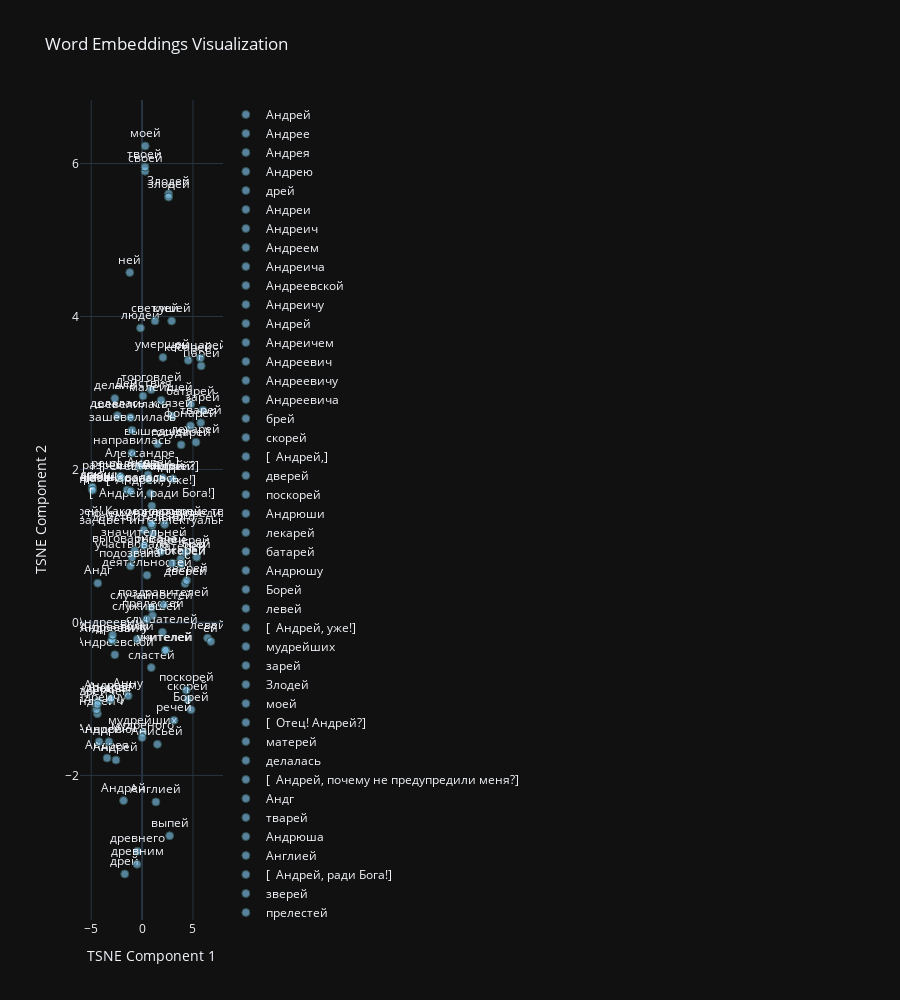

This figure's notebook cell:
### Code cell
near1, embeds = model.k_Nearest(all_words_idx, word1_idx, k=100, use_cosine=True, return_embed=True)
model.plot_embeddings([tokenizer.real_words[near1_idx] for near1_idx in near1], embeds)

### Figure 1 — Plotly figure (JSON) as saved in the notebook; plotly's stock layout.template omitted (floating-point values rounded to 4 significant figures)
{"data": [{"marker": {"color": "rgba(135, 206, 250, 0.6)", "line": {"color": "DarkSlateGrey", "width": 1}, "size": 8}, "mode": "markers+text", "name": "Андрей", "text": ["Андрей"], "textposition": "top center", "type": "scatter", "x": [-2.567], "y": [-1.8]}, {"marker": {"color": "rgba(135, 206, 250, 0.6)", "line": {"color": "DarkSlateGrey", "width": 1}, "size": 8}, "mode": "markers+text", "name": "Андрее", "text": ["Андрее"], "textposition": "top center", "type": "scatter", "x": [-3.16], "y": [-1.014]}, {"marker": {"color": "rgba(135, 206, 250, 0.6)", "line": {"color": "DarkSlateGrey", "width": 1}, "size": 8}, "mode": "markers+text", "name": "Андрея", "text": ["Андрея"], "textposition": "top center", "type": "scatter", "x": [-3.437], "y": [-1.773]}, {"marker": {"color": "rgba(135, 206, 250, 0.6)", "line": {"color": "DarkSlateGrey", "width": 1}, "size": 8}, "mode": "markers+text", "name": "Андрею", "text": ["Андрею"], "textposition": "top center", "type": "scatter", "x": [-3.26], "y": [-1.56]}, {"marker": {"color": "rgba(135, 206, 250, 0.6)", "line": {"color": "DarkSlateGrey", "width": 1}, "size": 8}, "mode": "markers+text", "name": "дрей", "text": ["дрей"], "textposition": "top center", "type": "scatter", "x": [-1.701], "y": [-3.289]}, {"marker": {"color": "rgba(135, 206, 250, 0.6)", "line": {"color": "DarkSlateGrey", "width": 1}, "size": 8}, "mode": "markers+text", "name": "Андреи", "text": ["Андреи"], "textposition": "top center", "type": "scatter", "x": [-4.215], "y": [-1.559]}, {"marker": {"color": "rgba(135, 206, 250, 0.6)", "line": {"color": "DarkSlateGrey", "width": 1}, "size": 8}, "mode": "markers+text", "name": "Андреич", "text": ["Андреич"], "textposition": "top center", "type": "scatter", "x": [-4.39], "y": [-1.193]}, {"marker": {"color": "rgba(135, 206, 250, 0.6)", "line": {"color": "DarkSlateGrey", "width": 1}, "size": 8}, "mode": "markers+text", "name": "Андреем", "text": ["Андреем"], "textposition": "top center", "type": "scatter", "x": [-3.066], "y": [-0.993]}, {"marker": {"color": "rgba(135, 206, 250, 0.6)", "line": {"color": "DarkSlateGrey", "width": 1}, "size": 8}, "mode": "markers+text", "name": "Андреича", "text": ["Андреича"], "textposition": "top center", "type": "scatter", "x": [-4.317], "y": [-1.029]}, {"marker": {"color": "rgba(135, 206, 250, 0.6)", "line": {"color": "DarkSlateGrey", "width": 1}, "size": 8}, "mode": "markers+text", "name": "Андреевской", "text": ["Андреевской"], "textposition": "top center", "type": "scatter", "x": [-2.677], "y": [-0.4221]}, {"marker": {"color": "rgba(135, 206, 250, 0.6)", "line": {"color": "DarkSlateGrey", "width": 1}, "size": 8}, "mode": "markers+text", "name": "Андреичу", "text": ["Андреичу"], "textposition": "top center", "type": "scatter", "x": [-4.476], "y": [-1.14]}, {"marker": {"color": "rgba(135, 206, 250, 0.6)", "line": {"color": "DarkSlateGrey", "width": 1}, "size": 8}, "mode": "markers+text", "name": "Aндрей", "text": ["Aндрей"], "textposition": "top center", "type": "scatter", "x": [-1.82], "y": [-2.329]}, {"marker": {"color": "rgba(135, 206, 250, 0.6)", "line": {"color": "DarkSlateGrey", "width": 1}, "size": 8}, "mode": "markers+text", "name": "Андреичем", "text": ["Андреичем"], "textposition": "top center", "type": "scatter", "x": [-4.401], "y": [-1.071]}, {"marker": {"color": "rgba(135, 206, 250, 0.6)", "line": {"color": "DarkSlateGrey", "width": 1}, "size": 8}, "mode": "markers+text", "name": "Андреевич", "text": ["Андреевич"], "textposition": "top center", "type": "scatter", "x": [-2.894], "y": [-0.2405]}, {"marker": {"color": "rgba(135, 206, 250, 0.6)", "line": {"color": "DarkSlateGrey", "width": 1}, "size": 8}, "mode": "markers+text", "name": "Андреевичу", "text": ["Андреевичу"], "textposition": "top center", "type": "scatter", "x": [-2.971], "y": [-0.2251]}, {"marker": {"color": "rgba(135, 206, 250, 0.6)", "line": {"color": "DarkSlateGrey", "width": 1}, "size": 8}, "mode": "markers+text", "name": "Андреевича", "text": ["Андреевича"], "textposition": "top center", "type": "scatter", "x": [-2.895], "y": [-0.1656]}, {"marker": {"color": "rgba(135, 206, 250, 0.6)", "line": {"color": "DarkSlateGrey", "width": 1}, "size": 8}, "mode": "markers+text", "name": "брей", "text": ["брей"], "textposition": "top center", "type": "scatter", "x": [5.364], "y": [0.8532]}, {"marker": {"color": "rgba(135, 206, 250, 0.6)", "line": {"color": "DarkSlateGrey", "width": 1}, "size": 8}, "mode": "markers+text", "name": "скорей", "text": ["скорей"], "textposition": "top center", "type": "scatter", "x": [4.49], "y": [-1.006]}, {"marker": {"color": "rgba(135, 206, 250, 0.6)", "line": {"color": "DarkSlateGrey", "width": 1}, "size": 8}, "mode": "markers+text", "name": "[  Андрей,]", "text": ["[  Андрей,]"], "textposition": "top center", "type": "scatter", "x": [0.5737], "y": [1.93]}, {"marker": {"color": "rgba(135, 206, 250, 0.6)", "line": {"color": "DarkSlateGrey", "width": 1}, "size": 8}, "mode": "markers+text", "name": "дверей", "text": ["дверей"], "textposition": "top center", "type": "scatter", "x": [4.224], "y": [0.5091]}, {"marker": {"color": "rgba(135, 206, 250, 0.6)", "line": {"color": "DarkSlateGrey", "width": 1}, "size": 8}, "mode": "markers+text", "name": "поскорей", "text": ["поскорей"], "textposition": "top center", "type": "scatter", "x": [4.344], "y": [-0.8855]}, {"marker": {"color": "rgba(135, 206, 250, 0.6)", "line": {"color": "DarkSlateGrey", "width": 1}, "size": 8}, "mode": "markers+text", "name": "Андрюши", "text": ["Андрюши"], "textposition": "top center", "type": "scatter", "x": [-4.905], "y": [1.755]}, {"marker": {"color": "rgba(135, 206, 250, 0.6)", "line": {"color": "DarkSlateGrey", "width": 1}, "size": 8}, "mode": "markers+text", "name": "лекарей", "text": ["лекарей"], "textposition": "top center", "type": "scatter", "x": [5.296], "y": [2.356]}, {"marker": {"color": "rgba(135, 206, 250, 0.6)", "line": {"color": "DarkSlateGrey", "width": 1}, "size": 8}, "mode": "markers+text", "name": "батарей", "text": ["батарей"], "textposition": "top center", "type": "scatter", "x": [4.784], "y": [2.854]}, {"marker": {"color": "rgba(135, 206, 250, 0.6)", "line": {"color": "DarkSlateGrey", "width": 1}, "size": 8}, "mode": "markers+text", "name": "Андрюшу", "text": ["Андрюшу"], "textposition": "top center", "type": "scatter", "x": [-4.888], "y": [1.772]}, {"marker": {"color": "rgba(135, 206, 250, 0.6)", "line": {"color": "DarkSlateGrey", "width": 1}, "size": 8}, "mode": "markers+text", "name": "Борей", "text": ["Борей"], "textposition": "top center", "type": "scatter", "x": [4.818], "y": [-1.14]}, {"marker": {"color": "rgba(135, 206, 250, 0.6)", "line": {"color": "DarkSlateGrey", "width": 1}, "size": 8}, "mode": "markers+text", "name": "левей", "text": ["левей"], "textposition": "top center", "type": "scatter", "x": [6.434], "y": [-0.2043]}, {"marker": {"color": "rgba(135, 206, 250, 0.6)", "line": {"color": "DarkSlateGrey", "width": 1}, "size": 8}, "mode": "markers+text", "name": "[  Андрей, уже!]", "text": ["[  Андрей, уже!]"], "textposition": "top center", "type": "scatter", "x": [0.8294], "y": [1.687]}, {"marker": {"color": "rgba(135, 206, 250, 0.6)", "line": {"color": "DarkSlateGrey", "width": 1}, "size": 8}, "mode": "markers+text", "name": "мудрейших", "text": ["мудрейших"], "textposition": "top center", "type": "scatter", "x": [0.07251], "y": [-1.44]}, {"marker": {"color": "rgba(135, 206, 250, 0.6)", "line": {"color": "DarkSlateGrey", "width": 1}, "size": 8}, "mode": "markers+text", "name": "зарей", "text": ["зарей"], "textposition": "top center", "type": "scatter", "x": [5.985], "y": [2.774]}, {"marker": {"color": "rgba(135, 206, 250, 0.6)", "line": {"color": "DarkSlateGrey", "width": 1}, "size": 8}, "mode": "markers+text", "name": "Злодей", "text": ["Злодей"], "textposition": "top center", "type": "scatter", "x": [2.608], "y": [5.604]}, {"marker": {"color": "rgba(135, 206, 250, 0.6)", "line": {"color": "DarkSlateGrey", "width": 1}, "size": 8}, "mode": "markers+text", "name": "моей", "text": ["моей"], "textposition": "top center", "type": "scatter", "x": [0.3105], "y": [6.229]}, {"marker": {"color": "rgba(135, 206, 250, 0.6)", "line": {"color": "DarkSlateGrey", "width": 1}, "size": 8}, "mode": "markers+text", "name": "[  Отец! Андрей?]", "text": ["[  Отец! Андрей?]"], "textposition": "top center", "type": "scatter", "x": [0.6467], "y": [1.874]}, {"marker": {"color": "rgba(135, 206, 250, 0.6)", "line": {"color": "DarkSlateGrey", "width": 1}, "size": 8}, "mode": "markers+text", "name": "матерей", "text": ["матерей"], "textposition": "top center", "type": "scatter", "x": [3.803], "y": [0.8289]}, {"marker": {"color": "rgba(135, 206, 250, 0.6)", "line": {"color": "DarkSlateGrey", "width": 1}, "size": 8}, "mode": "markers+text", "name": "делалась", "text": ["делалась"], "textposition": "top center", "type": "scatter", "x": [-2.423], "y": [2.704]}, {"marker": {"color": "rgba(135, 206, 250, 0.6)", "line": {"color": "DarkSlateGrey", "width": 1}, "size": 8}, "mode": "markers+text", "name": "[  Андрей, почему не предупредили меня?]", "text": ["[  Андрей, почему не предупредили меня?]"], "textposition": "top center", "type": "scatter", "x": [0.9864], "y": [1.267]}, {"marker": {"color": "rgba(135, 206, 250, 0.6)", "line": {"color": "DarkSlateGrey", "width": 1}, "size": 8}, "mode": "markers+text", "name": "Андг", "text": ["Андг"], "textposition": "top center", "type": "scatter", "x": [-4.353], "y": [0.5134]}, {"marker": {"color": "rgba(135, 206, 250, 0.6)", "line": {"color": "DarkSlateGrey", "width": 1}, "size": 8}, "mode": "markers+text", "name": "тварей", "text": ["тварей"], "textposition": "top center", "type": "scatter", "x": [5.765], "y": [2.611]}, {"marker": {"color": "rgba(135, 206, 250, 0.6)", "line": {"color": "DarkSlateGrey", "width": 1}, "size": 8}, "mode": "markers+text", "name": "Андрюша", "text": ["Андрюша"], "textposition": "top center", "type": "scatter", "x": [-4.868], "y": [1.729]}, {"marker": {"color": "rgba(135, 206, 250, 0.6)", "line": {"color": "DarkSlateGrey", "width": 1}, "size": 8}, "mode": "markers+text", "name": "Англией", "text": ["Англией"], "textposition": "top center", "type": "scatter", "x": [1.355], "y": [-2.346]}, {"marker": {"color": "rgba(135, 206, 250, 0.6)", "line": {"color": "DarkSlateGrey", "width": 1}, "size": 8}, "mode": "markers+text", "name": "[  Андрей, ради Бога!]", "text": ["[  Андрей, ради Бога!]"], "textposition": "top center", "type": "scatter", "x": [0.9625], "y": [1.524]}, {"marker": {"color": "rgba(135, 206, 250, 0.6)", "line": {"color": "DarkSlateGrey", "width": 1}, "size": 8}, "mode": "markers+text", "name": "зверей", "text": ["зверей"], "textposition": "top center", "type": "scatter", "x": [4.382], "y": [0.5485]}, {"marker": {"color": "rgba(135, 206, 250, 0.6)", "line": {"color": "DarkSlateGrey", "width": 1}, "size": 8}, "mode": "markers+text", "name": "прелестей", "text": ["прелестей"], "textposition": "top center", "type": "scatter", "x": [1.025], "y": [0.08961]}, {"marker": {"color": "rgba(135, 206, 250, 0.6)", "line": {"color": "DarkSlateGrey", "width": 1}, "size": 8}, "mode": "markers+text", "name": "делала", "text": ["делала"], "textposition": "top center", "type": "scatter", "x": [-2.675], "y": [2.928]}, {"marker": {"color": "rgba(135, 206, 250, 0.6)", "line": {"color": "DarkSlateGrey", "width": 1}, "size": 8}, "mode": "markers+text", "name": "царей", "text": ["царей"], "textposition": "top center", "type": "scatter", "x": [5.813], "y": [3.354]}, {"marker": {"color": "rgba(135, 206, 250, 0.6)", "line": {"color": "DarkSlateGrey", "width": 1}, "size": 8}, "mode": "markers+text", "name": "вышедшей", "text": ["вышедшей"], "textposition": "top center", "type": "scatter", "x": [1.518], "y": [2.334]}, {"marker": {"color": "rgba(135, 206, 250, 0.6)", "line": {"color": "DarkSlateGrey", "width": 1}, "size": 8}, "mode": "markers+text", "name": "потерей", "text": ["потерей"], "textposition": "top center", "type": "scatter", "x": [3.832], "y": [0.7665]}, {"marker": {"color": "rgba(135, 206, 250, 0.6)", "line": {"color": "DarkSlateGrey", "width": 1}, "size": 8}, "mode": "markers+text", "name": "[  сливки настоящего хорошего общества, цвет интеллектуальной эссенции петербургского общества,]", "text": ["[  сливки настоящего хорошего общества, цвет интеллектуальной эссенции петербургского общества,]"], "textposition": "top center", "type": "scatter", "x": [1.078], "y": [1.164]}, {"marker": {"color": "rgba(135, 206, 250, 0.6)", "line": {"color": "DarkSlateGrey", "width": 1}, "size": 8}, "mode": "markers+text", "name": "торговлей", "text": ["торговлей"], "textposition": "top center", "type": "scatter", "x": [0.8945], "y": [3.043]}, {"marker": {"color": "rgba(135, 206, 250, 0.6)", "line": {"color": "DarkSlateGrey", "width": 1}, "size": 8}, "mode": "markers+text", "name": "слушателей", "text": ["слушателей"], "textposition": "top center", "type": "scatter", "x": [2.004], "y": [-0.1276]}, {"marker": {"color": "rgba(135, 206, 250, 0.6)", "line": {"color": "DarkSlateGrey", "width": 1}, "size": 8}, "mode": "markers+text", "name": "дочерей", "text": ["дочерей"], "textposition": "top center", "type": "scatter", "x": [4.233], "y": [0.9134]}, {"marker": {"color": "rgba(135, 206, 250, 0.6)", "line": {"color": "DarkSlateGrey", "width": 1}, "size": 8}, "mode": "markers+text", "name": "государей", "text": ["государей"], "textposition": "top center", "type": "scatter", "x": [3.841], "y": [2.322]}, {"marker": {"color": "rgba(135, 206, 250, 0.6)", "line": {"color": "DarkSlateGrey", "width": 1}, "size": 8}, "mode": "markers+text", "name": "князей", "text": ["князей"], "textposition": "top center", "type": "scatter", "x": [2.961], "y": [2.698]}, {"marker": {"color": "rgba(135, 206, 250, 0.6)", "line": {"color": "DarkSlateGrey", "width": 1}, "size": 8}, "mode": "markers+text", "name": "[  Ax, Андрей! Какое сокровище твоя жена,]", "text": ["[  Ax, Андрей! Какое сокровище твоя жена,]"], "textposition": "top center", "type": "scatter", "x": [0.9294], "y": [1.291]}, {"marker": {"color": "rgba(135, 206, 250, 0.6)", "line": {"color": "DarkSlateGrey", "width": 1}, "size": 8}, "mode": "markers+text", "name": "ней", "text": ["ней"], "textposition": "top center", "type": "scatter", "x": [-1.207], "y": [4.575]}, {"marker": {"color": "rgba(135, 206, 250, 0.6)", "line": {"color": "DarkSlateGrey", "width": 1}, "size": 8}, "mode": "markers+text", "name": "тысячей", "text": ["тысячей"], "textposition": "top center", "type": "scatter", "x": [1.831], "y": [0.9258]}, {"marker": {"color": "rgba(135, 206, 250, 0.6)", "line": {"color": "DarkSlateGrey", "width": 1}, "size": 8}, "mode": "markers+text", "name": "Анисьей", "text": ["Анисьей"], "textposition": "top center", "type": "scatter", "x": [1.508], "y": [-1.593]}, {"marker": {"color": "rgba(135, 206, 250, 0.6)", "line": {"color": "DarkSlateGrey", "width": 1}, "size": 8}, "mode": "markers+text", "name": "Александре", "text": ["Александре"], "textposition": "top center", "type": "scatter", "x": [-0.1982], "y": [2.043]}, {"marker": {"color": "rgba(135, 206, 250, 0.6)", "line": {"color": "DarkSlateGrey", "width": 1}, "size": 8}, "mode": "markers+text", "name": "древнего", "text": ["древнего"], "textposition": "top center", "type": "scatter", "x": [-0.4688], "y": [-2.991]}, {"marker": {"color": "rgba(135, 206, 250, 0.6)", "line": {"color": "DarkSlateGrey", "width": 1}, "size": 8}, "mode": "markers+text", "name": "фонарей", "text": ["фонарей"], "textposition": "top center", "type": "scatter", "x": [4.76], "y": [2.572]}, {"marker": {"color": "rgba(135, 206, 250, 0.6)", "line": {"color": "DarkSlateGrey", "width": 1}, "size": 8}, "mode": "markers+text", "name": "Сергей", "text": ["Сергей"], "textposition": "top center", "type": "scatter", "x": [2.015], "y": [1.892]}, {"marker": {"color": "rgba(135, 206, 250, 0.6)", "line": {"color": "DarkSlateGrey", "width": 1}, "size": 8}, "mode": "markers+text", "name": "рыцарей", "text": ["рыцарей"], "textposition": "top center", "type": "scatter", "x": [5.729], "y": [3.457]}, {"marker": {"color": "rgba(135, 206, 250, 0.6)", "line": {"color": "DarkSlateGrey", "width": 1}, "size": 8}, "mode": "markers+text", "name": "кесарей", "text": ["кесарей"], "textposition": "top center", "type": "scatter", "x": [4.533], "y": [3.427]}, {"marker": {"color": "rgba(135, 206, 250, 0.6)", "line": {"color": "DarkSlateGrey", "width": 1}, "size": 8}, "mode": "markers+text", "name": "случайностей", "text": ["случайностей"], "textposition": "top center", "type": "scatter", "x": [0.916], "y": [0.1892]}, {"marker": {"color": "rgba(135, 206, 250, 0.6)", "line": {"color": "DarkSlateGrey", "width": 1}, "size": 8}, "mode": "markers+text", "name": "жителей", "text": ["жителей"], "textposition": "top center", "type": "scatter", "x": [2.361], "y": [-0.3637]}, {"marker": {"color": "rgba(135, 206, 250, 0.6)", "line": {"color": "DarkSlateGrey", "width": 1}, "size": 8}, "mode": "markers+text", "name": "сластей", "text": ["сластей"], "textposition": "top center", "type": "scatter", "x": [0.9052], "y": [-0.5904]}, {"marker": {"color": "rgba(135, 206, 250, 0.6)", "line": {"color": "DarkSlateGrey", "width": 1}, "size": 8}, "mode": "markers+text", "name": "зашевелилась", "text": ["зашевелилась"], "textposition": "top center", "type": "scatter", "x": [-0.9821], "y": [2.513]}, {"marker": {"color": "rgba(135, 206, 250, 0.6)", "line": {"color": "DarkSlateGrey", "width": 1}, "size": 8}, "mode": "markers+text", "name": "толки", "text": ["толки"], "textposition": "top center", "type": "scatter", "x": [-0.4643], "y": [-0.2182]}, {"marker": {"color": "rgba(135, 206, 250, 0.6)", "line": {"color": "DarkSlateGrey", "width": 1}, "size": 8}, "mode": "markers+text", "name": "выпей", "text": ["выпей"], "textposition": "top center", "type": "scatter", "x": [2.711], "y": [-2.788]}, {"marker": {"color": "rgba(135, 206, 250, 0.6)", "line": {"color": "DarkSlateGrey", "width": 1}, "size": 8}, "mode": "markers+text", "name": "Ларрей", "text": ["Ларрей"], "textposition": "top center", "type": "scatter", "x": [3.026], "y": [1.88]}, {"marker": {"color": "rgba(135, 206, 250, 0.6)", "line": {"color": "DarkSlateGrey", "width": 1}, "size": 8}, "mode": "markers+text", "name": "служившей", "text": ["служившей"], "textposition": "top center", "type": "scatter", "x": [0.472], "y": [0.0432]}, {"marker": {"color": "rgba(135, 206, 250, 0.6)", "line": {"color": "DarkSlateGrey", "width": 1}, "size": 8}, "mode": "markers+text", "name": "своей", "text": ["своей"], "textposition": "top center", "type": "scatter", "x": [0.2919], "y": [5.901]}, {"marker": {"color": "rgba(135, 206, 250, 0.6)", "line": {"color": "DarkSlateGrey", "width": 1}, "size": 8}, "mode": "markers+text", "name": "злодей", "text": ["злодей"], "textposition": "top center", "type": "scatter", "x": [2.605], "y": [5.562]}, {"marker": {"color": "rgba(135, 206, 250, 0.6)", "line": {"color": "DarkSlateGrey", "width": 1}, "size": 8}, "mode": "markers+text", "name": "мудреного", "text": ["мудреного"], "textposition": "top center", "type": "scatter", "x": [0.00605], "y": [-1.505]}, {"marker": {"color": "rgba(135, 206, 250, 0.6)", "line": {"color": "DarkSlateGrey", "width": 1}, "size": 8}, "mode": "markers+text", "name": "кушей", "text": ["кушей"], "textposition": "top center", "type": "scatter", "x": [2.906], "y": [3.942]}, {"marker": {"color": "rgba(135, 206, 250, 0.6)", "line": {"color": "DarkSlateGrey", "width": 1}, "size": 8}, "mode": "markers+text", "name": "направилась", "text": ["направилась"], "textposition": "top center", "type": "scatter", "x": [-0.9977], "y": [2.215]}, {"marker": {"color": "rgba(135, 206, 250, 0.6)", "line": {"color": "DarkSlateGrey", "width": 1}, "size": 8}, "mode": "markers+text", "name": "умершей", "text": ["умершей"], "textposition": "top center", "type": "scatter", "x": [2.052], "y": [3.465]}, {"marker": {"color": "rgba(135, 206, 250, 0.6)", "line": {"color": "DarkSlateGrey", "width": 1}, "size": 8}, "mode": "markers+text", "name": "твоей", "text": ["твоей"], "textposition": "top center", "type": "scatter", "x": [0.2848], "y": [5.953]}, {"marker": {"color": "rgba(135, 206, 250, 0.6)", "line": {"color": "DarkSlateGrey", "width": 1}, "size": 8}, "mode": "markers+text", "name": "шевелилась", "text": ["шевелилась"], "textposition": "top center", "type": "scatter", "x": [-1.136], "y": [2.681]}, {"marker": {"color": "rgba(135, 206, 250, 0.6)", "line": {"color": "DarkSlateGrey", "width": 1}, "size": 8}, "mode": "markers+text", "name": "ей", "text": ["ей"], "textposition": "top center", "type": "scatter", "x": [6.758], "y": [-0.2485]}, {"marker": {"color": "rgba(135, 206, 250, 0.6)", "line": {"color": "DarkSlateGrey", "width": 1}, "size": 8}, "mode": "markers+text", "name": "Анну", "text": ["Анну"], "textposition": "top center", "type": "scatter", "x": [-1.362], "y": [-0.959]}, {"marker": {"color": "rgba(135, 206, 250, 0.6)", "line": {"color": "DarkSlateGrey", "width": 1}, "size": 8}, "mode": "markers+text", "name": "деятельностей", "text": ["деятельностей"], "textposition": "top center", "type": "scatter", "x": [0.4838], "y": [0.6177]}, {"marker": {"color": "rgba(135, 206, 250, 0.6)", "line": {"color": "DarkSlateGrey", "width": 1}, "size": 8}, "mode": "markers+text", "name": "монастырей", "text": ["монастырей"], "textposition": "top center", "type": "scatter", "x": [2.217], "y": [1.282]}, {"marker": {"color": "rgba(135, 206, 250, 0.6)", "line": {"color": "DarkSlateGrey", "width": 1}, "size": 8}, "mode": "markers+text", "name": "действительного", "text": ["действительного"], "textposition": "top center", "type": "scatter", "x": [0.1722], "y": [1.207]}, {"marker": {"color": "rgba(135, 206, 250, 0.6)", "line": {"color": "DarkSlateGrey", "width": 1}, "size": 8}, "mode": "markers+text", "name": "древним", "text": ["древним"], "textposition": "top center", "type": "scatter", "x": [-0.4976], "y": [-3.161]}, {"marker": {"color": "rgba(135, 206, 250, 0.6)", "line": {"color": "DarkSlateGrey", "width": 1}, "size": 8}, "mode": "markers+text", "name": "волновалась", "text": ["волновалась"], "textposition": "top center", "type": "scatter", "x": [-1.477], "y": [1.73]}, {"marker": {"color": "rgba(135, 206, 250, 0.6)", "line": {"color": "DarkSlateGrey", "width": 1}, "size": 8}, "mode": "markers+text", "name": "малейшей", "text": ["малейшей"], "textposition": "top center", "type": "scatter", "x": [1.876], "y": [2.904]}, {"marker": {"color": "rgba(135, 206, 250, 0.6)", "line": {"color": "DarkSlateGrey", "width": 1}, "size": 8}, "mode": "markers+text", "name": "участвовала", "text": ["участвовала"], "textposition": "top center", "type": "scatter", "x": [-0.9829], "y": [0.8518]}, {"marker": {"color": "rgba(135, 206, 250, 0.6)", "line": {"color": "DarkSlateGrey", "width": 1}, "size": 8}, "mode": "markers+text", "name": "оранжерей", "text": ["оранжерей"], "textposition": "top center", "type": "scatter", "x": [2.969], "y": [0.7744]}, {"marker": {"color": "rgba(135, 206, 250, 0.6)", "line": {"color": "DarkSlateGrey", "width": 1}, "size": 8}, "mode": "markers+text", "name": "людей", "text": ["людей"], "textposition": "top center", "type": "scatter", "x": [-0.1528], "y": [3.849]}, {"marker": {"color": "rgba(135, 206, 250, 0.6)", "line": {"color": "DarkSlateGrey", "width": 1}, "size": 8}, "mode": "markers+text", "name": "разрешалась", "text": ["разрешалась"], "textposition": "top center", "type": "scatter", "x": [-2.011], "y": [1.888]}, {"marker": {"color": "rgba(135, 206, 250, 0.6)", "line": {"color": "DarkSlateGrey", "width": 1}, "size": 8}, "mode": "markers+text", "name": "светлей", "text": ["светлей"], "textposition": "top center", "type": "scatter", "x": [1.273], "y": [3.942]}, {"marker": {"color": "rgba(135, 206, 250, 0.6)", "line": {"color": "DarkSlateGrey", "width": 1}, "size": 8}, "mode": "markers+text", "name": "значительней", "text": ["значительней"], "textposition": "top center", "type": "scatter", "x": [0.1937], "y": [1.009]}, {"marker": {"color": "rgba(135, 206, 250, 0.6)", "line": {"color": "DarkSlateGrey", "width": 1}, "size": 8}, "mode": "markers+text", "name": "Действия", "text": ["Действия"], "textposition": "top center", "type": "scatter", "x": [0.09376], "y": [2.96]}, {"marker": {"color": "rgba(135, 206, 250, 0.6)", "line": {"color": "DarkSlateGrey", "width": 1}, "size": 8}, "mode": "markers+text", "name": "решалась", "text": ["решалась"], "textposition": "top center", "type": "scatter", "x": [-2.142], "y": [1.91]}, {"marker": {"color": "rgba(135, 206, 250, 0.6)", "line": {"color": "DarkSlateGrey", "width": 1}, "size": 8}, "mode": "markers+text", "name": "речей", "text": ["речей"], "textposition": "top center", "type": "scatter", "x": [3.14], "y": [-1.28]}, {"marker": {"color": "rgba(135, 206, 250, 0.6)", "line": {"color": "DarkSlateGrey", "width": 1}, "size": 8}, "mode": "markers+text", "name": "выговаривала", "text": ["выговаривала"], "textposition": "top center", "type": "scatter", "x": [-0.7203], "y": [0.9387]}, {"marker": {"color": "rgba(135, 206, 250, 0.6)", "line": {"color": "DarkSlateGrey", "width": 1}, "size": 8}, "mode": "markers+text", "name": "поздравителей", "text": ["поздравителей"], "textposition": "top center", "type": "scatter", "x": [2.108], "y": [0.2321]}, {"marker": {"color": "rgba(135, 206, 250, 0.6)", "line": {"color": "DarkSlateGrey", "width": 1}, "size": 8}, "mode": "markers+text", "name": "подозвала", "text": ["подозвала"], "textposition": "top center", "type": "scatter", "x": [-1.14], "y": [0.7379]}, {"marker": {"color": "rgba(135, 206, 250, 0.6)", "line": {"color": "DarkSlateGrey", "width": 1}, "size": 8}, "mode": "markers+text", "name": "учителей", "text": ["учителей"], "textposition": "top center", "type": "scatter", "x": [2.288], "y": [-0.3639]}, {"marker": {"color": "rgba(135, 206, 250, 0.6)", "line": {"color": "DarkSlateGrey", "width": 1}, "size": 8}, "mode": "markers+text", "name": "разочаровалась", "text": ["разочаровалась"], "textposition": "top center", "type": "scatter", "x": [-1.13], "y": [1.716]}], "layout": {"height": 1000, "showlegend": true, "title": {"text": "Word Embeddings Visualization"}, "xaxis": {"title": {"text": "TSNE Component 1"}}, "yaxis": {"title": {"text": "TSNE Component 2"}}}}
